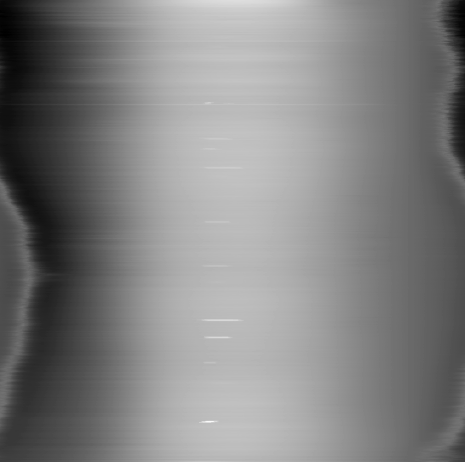
#> input picture output_image_0.png, 465 x 462 px, found by its file name
$ python 2D_anomaly_detection.py
#> lines starting #> are read from the running program, lines starting #| are printed output that depends on the picture; after the words box and inside, x2 and y2 are one past the last pixel; in counts of white or black regions, pixels touching at a corner belong together
import cv2
import numpy as np
import matplotlib.pyplot as plt

# Bild laden
file_path = r"B:\MA_Code\output_image_0.png"  # Ersetze durch den Bildpfad
image = cv2.imread(file_path, cv2.IMREAD_GRAYSCALE)
#> image is the input picture: shape (462, 465); min 0, max 250, mean 129.5

# Maske erstellen: Bereiche links und rechts auf 0 setzen
mask = np.ones_like(image, dtype=np.uint8)  # Starte mit einer Maske mit allen Werten auf 1
mask[:, :100] = 0   # Linke Seite ignorieren (hier die ersten 100 Spalten)
mask[:, -100:] = 0  # Rechte Seite ignorieren (hier die letzten 100 Spalten)

# Maske auf das Bild anwenden
masked_image = cv2.bitwise_and(image, image, mask=mask)
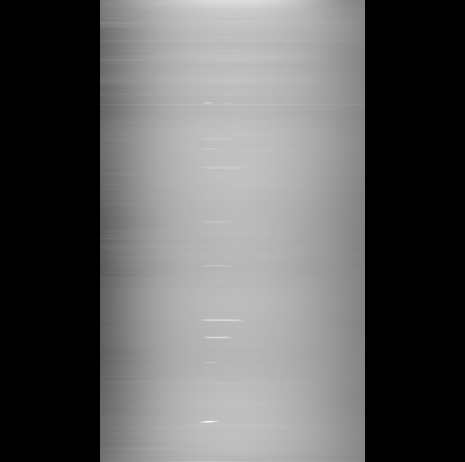
#> masked_image: shape (462, 465); min 0, max 250, mean 94

# Canny Edge Detection mit maskiertem Bild
edges = cv2.Canny(masked_image, threshold1=20, threshold2=60)
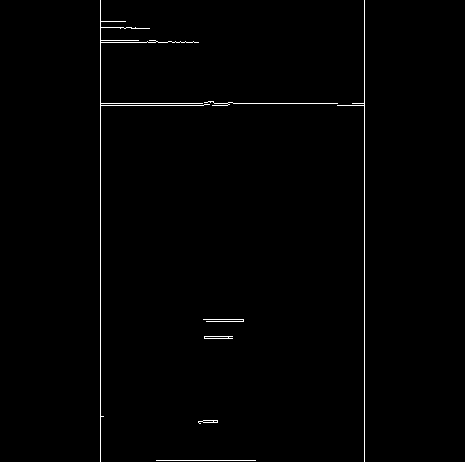
#> edges: shape (462, 465); 0.85% white in thin lines or dots, all inside (x1, y1, x2, y2) = (100, 0, 365, 462)

# Originalbild, maskiertes Bild und Kanten anzeigen
plt.figure(figsize=(18, 6))
plt.subplot(1, 3, 1)
plt.imshow(image, cmap='gray', aspect='auto')
plt.colorbar(label='Intensity')
plt.title("Original Gray Image")

plt.subplot(1, 3, 2)
plt.imshow(masked_image, cmap='gray', aspect='auto')
plt.colorbar(label='Intensity')
plt.title("Masked Image with Ignored Sides")

plt.subplot(1, 3, 3)
plt.imshow(edges, cmap='gray', aspect='auto')
plt.colorbar(label='Edge Intensity')
plt.title("Edge Detection on Masked Area")
plt.show()
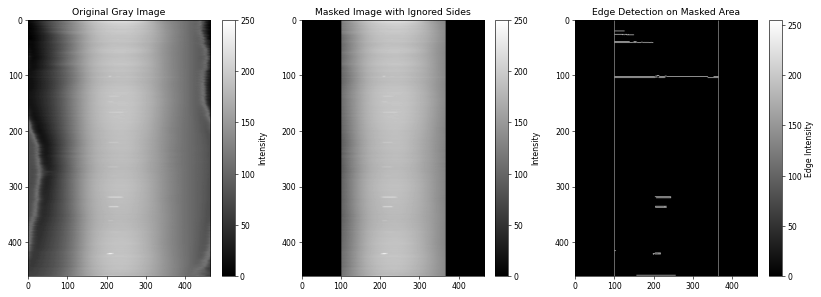
#> figure drawn by matplotlib, 6 panels
